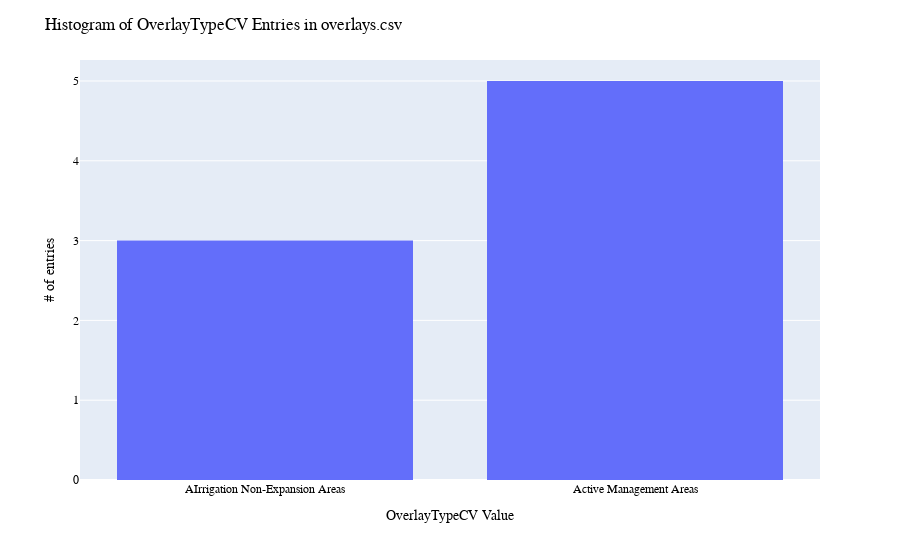

Write notebook code for a chart like this one.
### Code cell
# OverlayTypeCV: histogram distribution of WaDE values
print(dfov.OverlayTypeCV.value_counts())

fig = px.histogram(dfov, x="OverlayTypeCV")
fig.update_layout(bargap=0.2,
                  title="Histogram of OverlayTypeCV Entries in overlays.csv",
                  xaxis_title="OverlayTypeCV Value",
                  yaxis_title="# of entries",
                    font=dict(
                        family="Arial Bold",
                        size=12,
                        color="Black")
                 )
fig.show()
fig.write_image('figures/OverlayTypeCV.png', engine="kaleido")

### Figure 1 — Plotly figure (JSON) as saved in the notebook; plotly's stock layout.template omitted (floating-point values rounded to 4 significant figures)
{"data": [{"alignmentgroup": "True", "bingroup": "x", "hovertemplate": "OverlayTypeCV=%{x}<br>count=%{y}<extra></extra>", "legendgroup": "", "marker": {"color": "#636efa", "pattern": {"shape": ""}}, "name": "", "offsetgroup": "", "orientation": "v", "showlegend": false, "type": "histogram", "x": ["AIrrigation Non-Expansion Areas", "AIrrigation Non-Expansion Areas", "AIrrigation Non-Expansion Areas", "Active Management Areas", "Active Management Areas", "Active Management Areas", "Active Management Areas", "Active Management Areas"], "xaxis": "x", "yaxis": "y"}], "layout": {"bargap": 0.2, "barmode": "relative", "font": {"color": "Black", "family": "Arial Bold", "size": 12}, "legend": {"tracegroupgap": 0}, "margin": {"t": 60}, "title": {"text": "Histogram of OverlayTypeCV Entries in overlays.csv"}, "xaxis": {"anchor": "y", "domain": [0, 1], "title": {"text": "OverlayTypeCV Value"}}, "yaxis": {"anchor": "x", "domain": [0, 1], "title": {"text": "# of entries"}}}}
